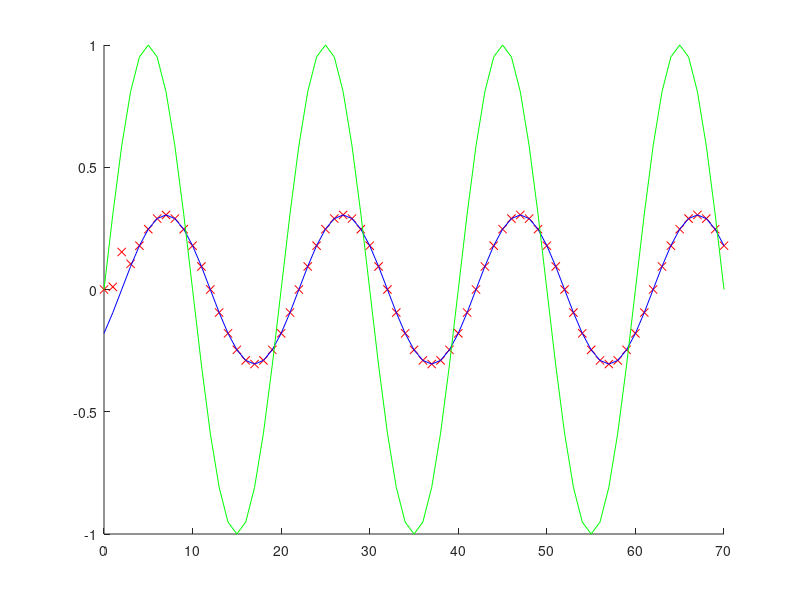
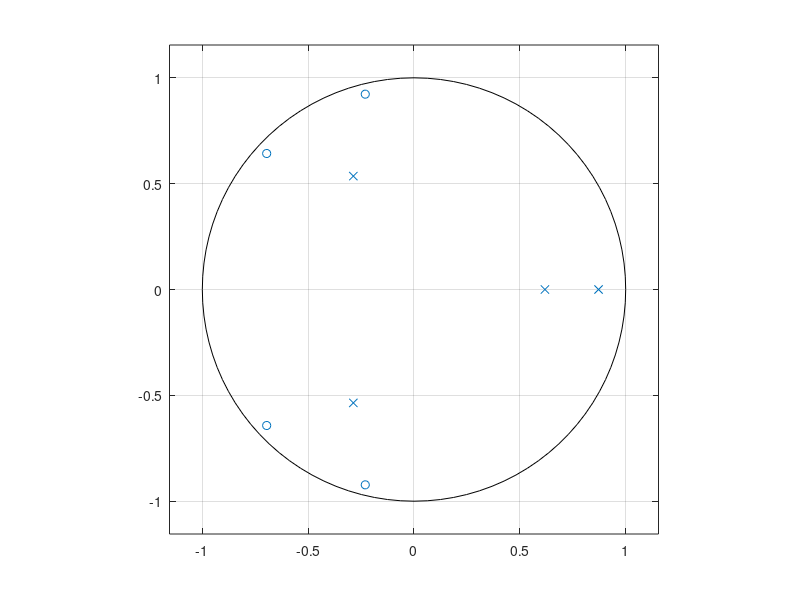
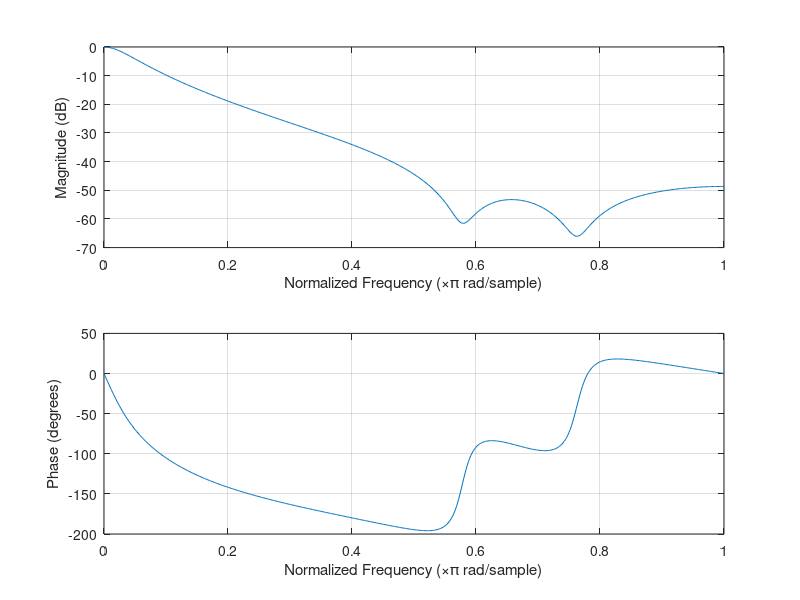
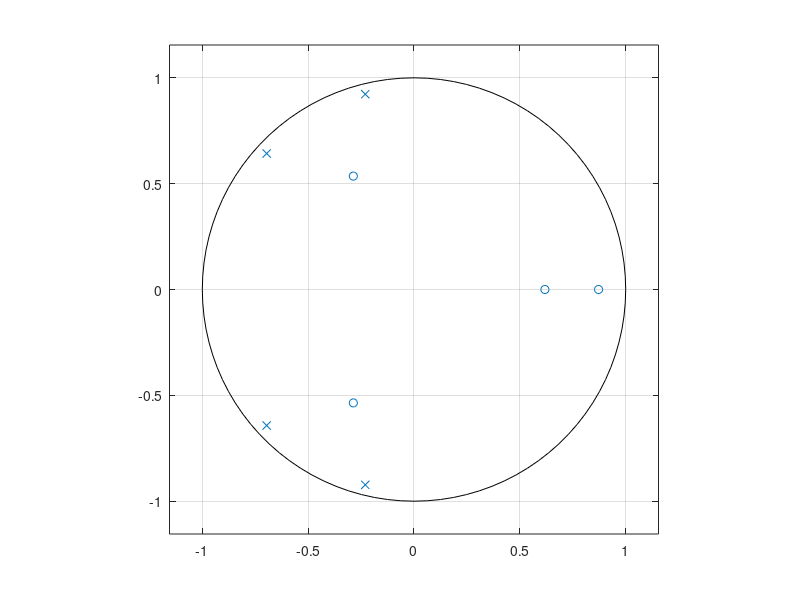

MATLAB code for these plots, in order: (Note: this script raises an error after producing the figures.)
%%
%task 6 
disp('task6')
n = 0:70;
x = sin(0.05*2*pi*n);
y =  filter([0.0349 0.4302 -0.5698 0.4302 0.0349],[1],x);
y1 = 0.305*sin(0.05*2*pi*n-0.6283);
figure(1);
hold on;
plot(n,y,'rx');
plot(n,y1,'b');
plot(n,x,'g');
hold off;
%%
%task 7 
disp('task7')
clear
w = 2*pi*5000/20000;
%y2 = filter([0.0675 0.1349 0.0675],[1 -1.143 0.4128],x);
Hz = (0.0675*exp(2*w*1i)+0.1349*exp(w*1i)+0.0675)/(exp(2*w*1i)-1.143*exp(w*1i)+0.4128);
attenuation = 10*log(abs(Hz))
%%
%task 8
disp('task8')
clear
a = [0.0122 0.0226 0.0298 0.0204 0.0099];
b = [1 -0.9170 0.0540 -0.2410 0.1990];
figure(2)
zplane(a,b)
figure(3)
freqz(a,b)
figure(4)
zplane(b,a)
figure(5)
freqz(b,a)
load handel;
f = filter(a,b,y);
f = filter(b,a,f);
figure(6)
%x = 0:size(y)-1;
%plot(x,abs(fft(y)),'r')
spectrogram(y)
figure(7)
spectrogram(f)
%plot(x,abs(fft(f)),'g')
disp('They are similar.')
%%
%Task 9
disp('task 9')
clear
t=0:1/8192:4;
y=chirp(t,0,1,1000);
figure(8)
spectrogram(y)
%soundsc(y);
%pause(4);
y2 = filter([0.0675 0.1349 0.0675],[1 -1.143 0.4128],y);
%soundsc(y2);
figure(9)
spectrogram(y2)
%%
%Task 10
disp('task 10')
clear

load number.mat;
%sound(secret);s = spectrogram(x,window,noverlap,nfft)
figure(10)
spectrogram(secret)
a = [0.1702 0.1880 0.2080 0.2297];
b = [0.2952 0.3262 0.3606];
n = 0 : 7768;
x1 = sin(a(1)*pi*n)+sin(b(1)*pi*n);
x2 = sin(a(1)*pi*n)+sin(b(2)*pi*n);
x3 = sin(a(1)*pi*n)+sin(b(3)*pi*n);
x4 = sin(a(2)*pi*n)+sin(b(1)*pi*n);
x5 = sin(a(2)*pi*n)+sin(b(2)*pi*n);
x6 = sin(a(2)*pi*n)+sin(b(3)*pi*n);
x7 = sin(a(3)*pi*n)+sin(b(1)*pi*n);
x8 = sin(a(3)*pi*n)+sin(b(2)*pi*n);
x9 = sin(a(3)*pi*n)+sin(b(3)*pi*n);
x10 = sin(a(4)*pi*n)+sin(b(1)*pi*n);
x0 = sin(a(4)*pi*n)+sin(b(2)*pi*n);
x11 = sin(a(4)*pi*n)+sin(b(3)*pi*n);
%sound(x1)
figure(11)
spectrogram(x0)
figure(12)
spectrogram(x1)
figure(13)
spectrogram(x2)
figure(14)
spectrogram(x3)
figure(15)
spectrogram(x4)
figure(16)
spectrogram(x5)
figure(17)
spectrogram(x6)
figure(18)
spectrogram(x7)
figure(19)
spectrogram(x8)
figure(20)
spectrogram(x9)
figure(21)
spectrogram(x10)
figure(22)
spectrogram(x11)
disp('after check with figure(10),the number is 36533840')
